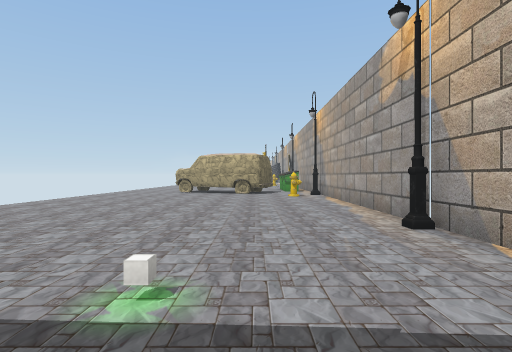
view 1 (above)

17 first-person views from a walk through a Unity game level. The camera is 1.5 m above the floor, looks level and sees 80° across. The floor is counted in squares, 2 m on a side. Each view is taken from the middle of a square. On the plan, view 1 faces up. The plan holds only what a view shows up to about 10 squares ahead; the rest is blank. The place goes on beyond the plan. The player character is not drawn. Some surface patterns are stand-ins.

view 2
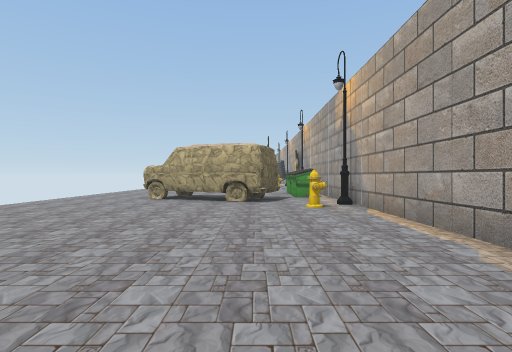

view 3
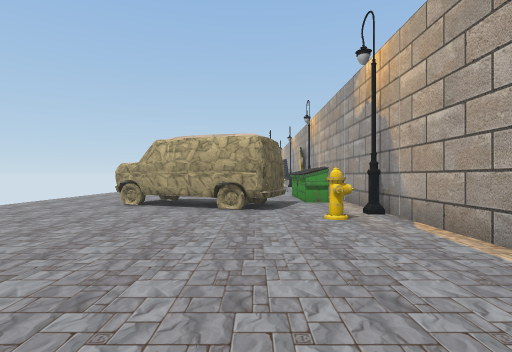

view 4
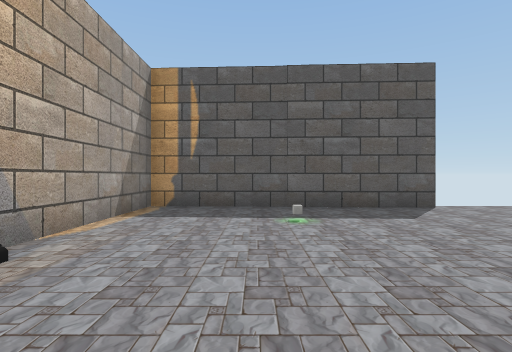

view 5
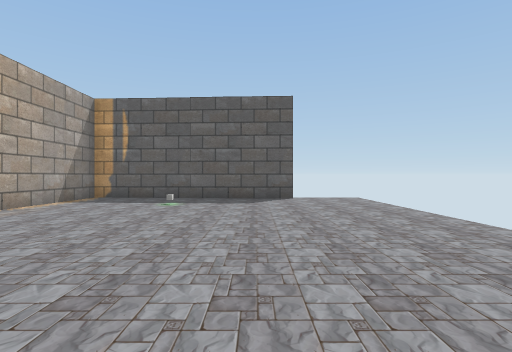

view 6
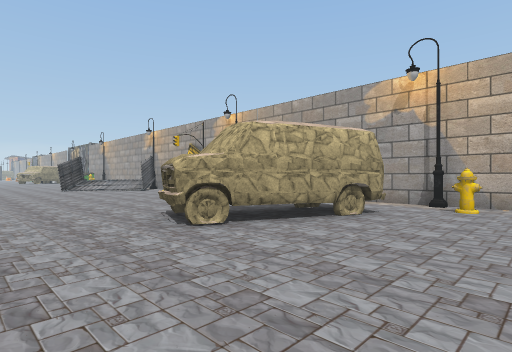

view 7
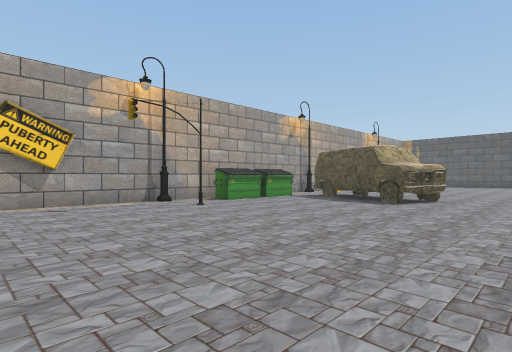

view 8
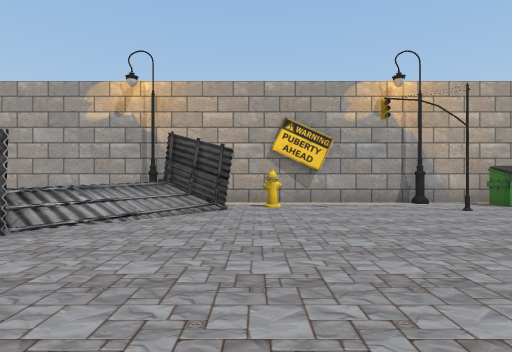

view 9
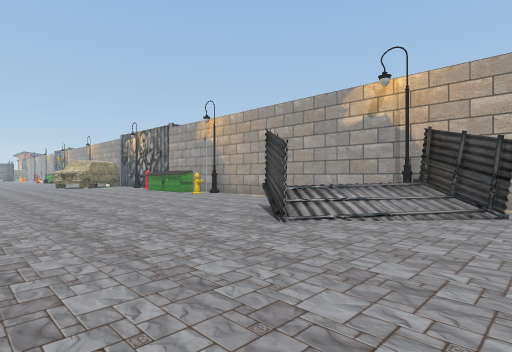

view 10
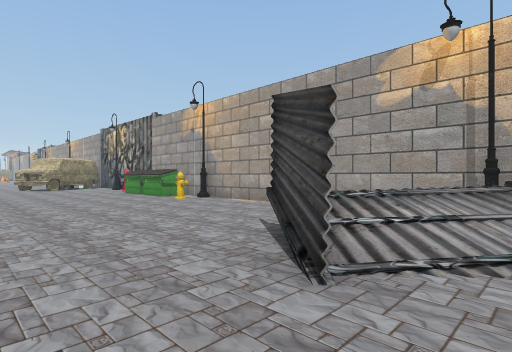

view 11
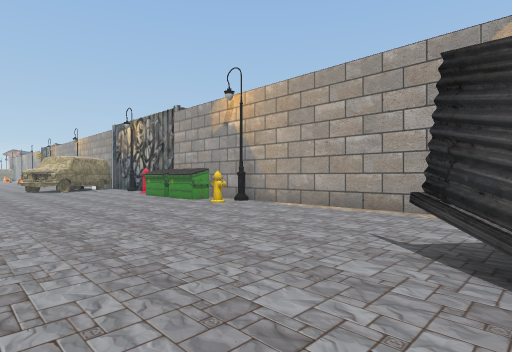

view 12
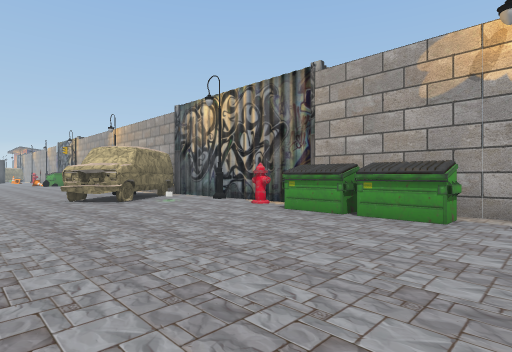

view 13
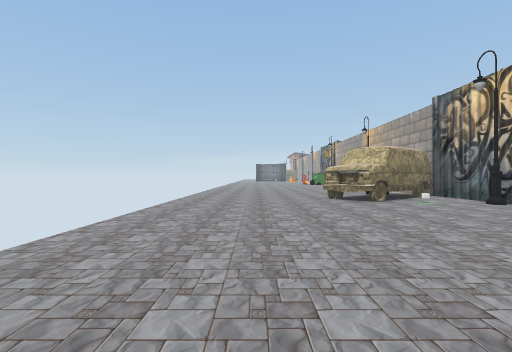

view 14
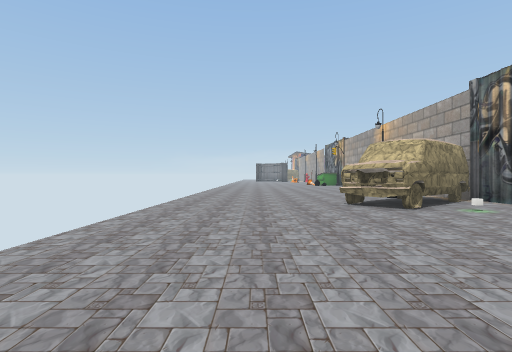

view 15
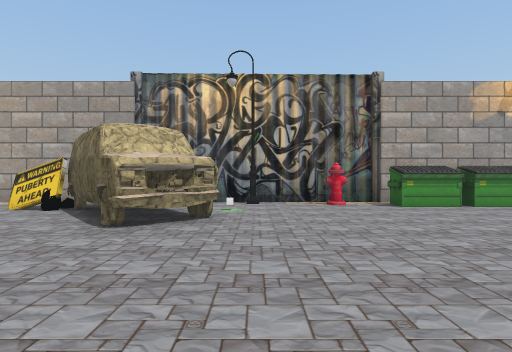

view 16
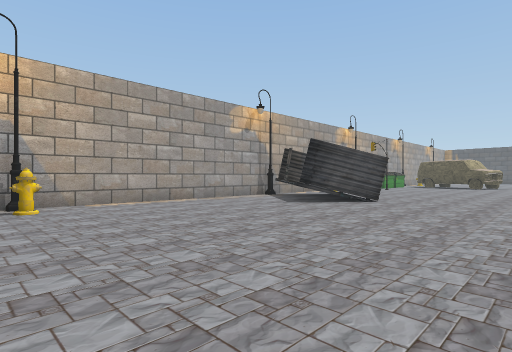

view 17
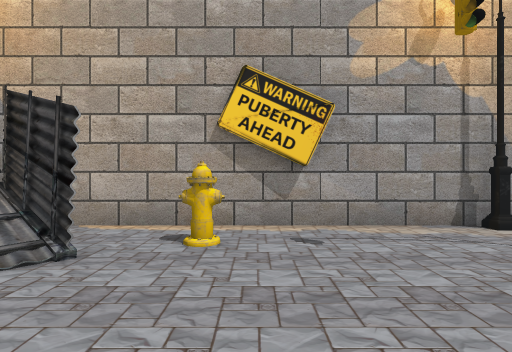

### Floor plan
Points are (right, up) in squares from view 1. A wall is a line through its corners. A room is listed if a view was taken in it or the views show most of it. See-through windows are left out.
Room 1 (views 1, 2, 3, 4, 5, 6)
walls: (1.8, 11.2) (1.4, 11.2) (1.4, 11.6); (-4, -0.3) (2.6, -0.6) (2.6, 15.3); (-0.3, 12.5) (-1, 12.9); (0.1, 12.4) (-3.7, 14); (0.2, 12.5) (-1.1, 12.9); (-0.2, 12.7) (-1, 12.8); (-2.8, 13.8) (-3.7, 13.9); (-2.8, 13.8) (-3.6, 14.1); (-2.9, 13.8) (-3.7, 13.9); (0.8, 13.9) (0.2, 12.5) (-0.4, 12.6); (2.1, 14.6) (1.4, 14.6)
low walls: (-2.8, 13.5) (-3.5, 14.1); (-2.9, 13.7) (-3.2, 13.9) (-3.4, 13.9)
ways out: opening at (-5, 14) to room 2; opening at (1, 15) to room 2
objects: cube (-1, 2)
Room 2 (views 7, 8, 9, 10, 11, 12, 13, 14, 15, 16, 17)
walls: (-1.9, 27.8) (-0.7, 28.8); (-1.8, 27.4) (-0.8, 29.1); (-2.4, 27) (-1.4, 27.8); (-2.4, 27) (-0.6, 29.2); (-2.3, 26.9) (-1.7, 27.8); (2.7, 35.4) (2.7, 36.4); (1.5, 25.5) (2.1, 26.5); (2.1, 36.2) (1.4, 36.2) (1.4, 39.5) (2.1, 39.5); (0.6, 24.7) (1.8, 25.7); (0.6, 24.6) (2.2, 26.5); (0.7, 24.4) (1.6, 25.9); (1.2, 37.7) (1.9, 37.7); (2, 38) (1.2, 38); (2.7, 39.1) (2.7, 39.6); (2.8, 39.6) (2.6, 40.4) (2.9, 41.6) (2.6, 42.5); (2.6, 39.8) (2.9, 42); (2.6, 39.9) (2.8, 40.6) (2.6, 41.3); (1.9, 40.5) (1.9, 41.1); (2.8, 40.7) (2.7, 42) (2.9, 42.6) (2.6, 44.5); (2.9, 42.8) (2.7, 43.7); (2.7, 42.9) (2.9, 44.6) (2.6, 45.7) (2.8, 46.4); (-1.2, 44) (-1.8, 44.9) (-1.2, 45.5); (-0.8, 44) (-1.1, 44.6) (-1.8, 44.9) (0.3, 46.8); (2.6, 43.3) (2.8, 44.2) (2.6, 46.2) (-0.7, 43.6) (-1.6, 44.4); (-1, 44.1) (-1.6, 44.6); (-0.1, 44) (-0.7, 43.7); (-0.8, 44.2) (-1.3, 44.8); (-0.1, 44.3) (-0.7, 43.6) (-1.7, 44.9); (-1, 44.4) (-1.2, 44.8); (2.8, 44) (2.6, 44.6); (2.6, 17.4) (2.7, 35.3); (2.7, 44.8) (2.8, 45.9); (2.7, 45) (2.8, 45.5); (-3.1, 15.6) (-1, 14.8); (-3.1, 15.5) (-2.6, 15.5); (2.7, 46.3) (2.7, 46.9); (1.4, 14.6) (1.4, 17.8) (2.1, 17.8); (-3.3, 14.3) (-3.2, 14.8); (-3.7, 13.9) (-3.5, 15); (-3.7, 13.9) (-3, 15.7) (-2.3, 15.2); (-2.9, 13.7) (-3.6, 14.1)
low walls: (-1, 45.3) (-1.5, 44.9)
ways out: opening at (-5, 14) to room 1; opening at (1, 15) to room 1
objects: other object (1, 44); other object (1, 47)

Where each view was taken, in squares from view 1:
view 1: 0 up, 0 right, facing up
view 2: 4 up, 0 right, facing up
view 3: 6 up, 0 right, facing up
view 4: 7 up, 0 right, facing down
view 5: 10 up, 3 left, facing down
view 6: 10 up, 6 left, facing up-right
view 7: 24 up, 6 left, facing down-right
view 8: 24 up, 6 left, facing right
view 9: 24 up, 6 left, facing up-right
view 10: 26 up, 4 left, facing up-right
view 11: 28 up, 4 left, facing up-right
view 12: 35 up, 4 left, facing up-right
view 13: 35 up, 4 left, facing up
view 14: 37 up, 4 left, facing up
view 15: 43 up, 6 left, facing right
view 16: 36 up, 6 left, facing down-right
view 17: 23 up, 2 left, facing right
